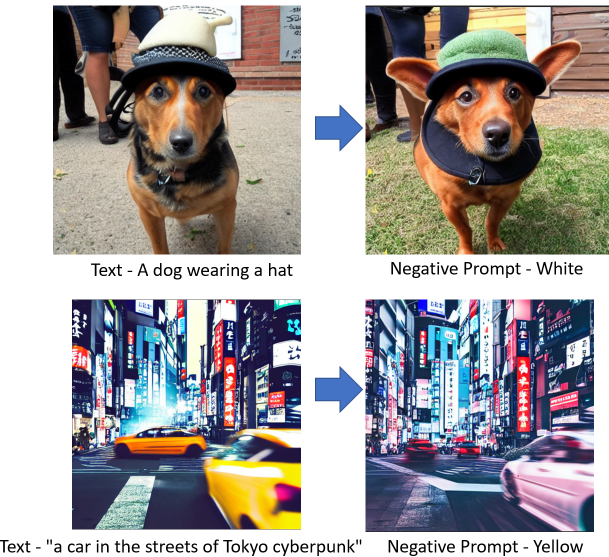
#> input picture img/1_NegativePrompt.png, 1218 x 1114 px, given in place of mask.jpeg, which was not available (shown at 1/2 size)
$ jupyter execute --allow-errors 4_DiffEdit_v2.ipynb   (shell and % lines are left out)   (text cells are left out)
#> lines starting #> are read from the running program, lines starting #| are printed output that depends on the picture; after the words box and inside, x2 and y2 are one past the last pixel; in counts of white or black regions, pixels touching at a corner belong together; pictures that were not available may be replaced by others from this repository, and a replacement may not be noted
[cell 1]
import torch, logging
from transformers import CLIPTextModel, CLIPTokenizer
from diffusers import AutoencoderKL, UNet2DConditionModel, LMSDiscreteScheduler, DDIMScheduler
from diffusers import StableDiffusionImg2ImgPipeline
import PIL
from PIL import Image
from pathlib import Path
from fastdownload import FastDownload
from torchvision import transforms as tfms
import numpy as np
import cv2

from tqdm.auto import tqdm
import matplotlib.pyplot as plt
from IPython.display import display

torch.manual_seed(1)
#> (this line was passed over: torch is not available in this run)
#> (the rest of this cell did not finish here and is left out)

#> (a cell that did not finish here is left out)

#> (a cell that did not finish here is left out)

#> (a cell that did not finish here is left out)

[cell 5]
def load_image(p):
    return Image.open(p).convert('RGB').resize((512,512))

def latents_to_pil(latents):
    return vae.decode(1 / 0.18215 * latents).sample

# [26 lines left out: functions preprocess, preprocess, text_enc, mk_img, not called in this run]

#> (a cell that did not finish here is left out)

#> (a cell that did not finish here is left out)

[cell 8]
# [23 lines left out: function get_noisy_pred, not called in this run]

[cell 9]
n = 30
diff = {}
#> (the rest of this cell did not finish here and is left out)

#> (a cell that did not finish here is left out)

#> (a cell that did not finish here is left out)

[cell 12]
del diff

[cell 13]
image = cv2.imread('./img/mask.jpeg') # Load your image in here
#> image is the input picture: shape (1114, 1218, 3); mean B, G, R 157.3, 158.2, 162.6
image = cv2.cvtColor(image, cv2.COLOR_BGR2GRAY)
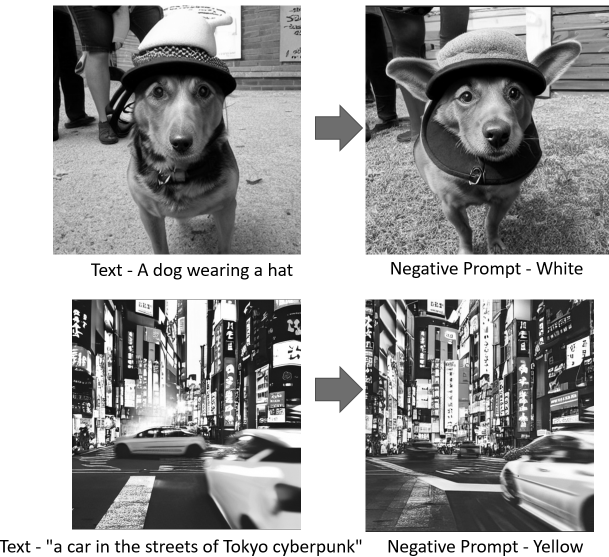
#> image: shape (1114, 1218) (shown at 1/2 size); min 0, max 255, mean 159.4
# Your code to threshold
image = cv2.adaptiveThreshold(image, 255, cv2.ADAPTIVE_THRESH_GAUSSIAN_C, cv2.THRESH_BINARY_INV, 45, 0)
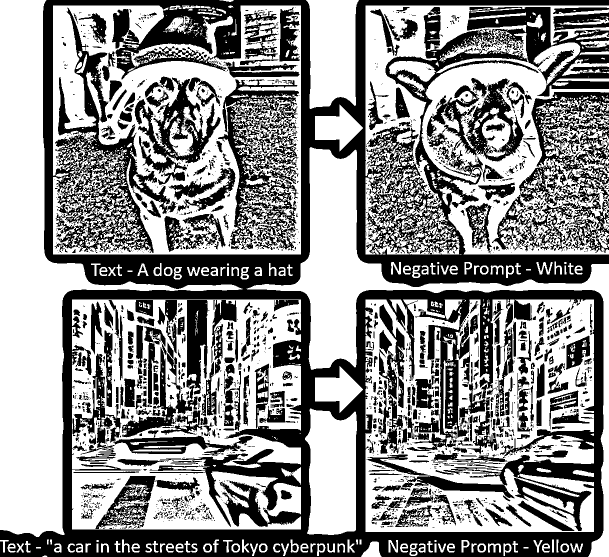
#> image: shape (1114, 1218) (shown at 1/2 size); 56.3% white; 2335 black regions (1722 under 20 px), largest, box (x1, y1, x2, y2) and area: (0, 0, 1218, 1114) 356999, (984, 184, 1218, 506) 25617, (436, 158, 598, 501) 22746

# Perform morphology
se = np.ones((0,0), dtype='uint8')
image_close = cv2.morphologyEx(image, cv2.MORPH_CLOSE, se)
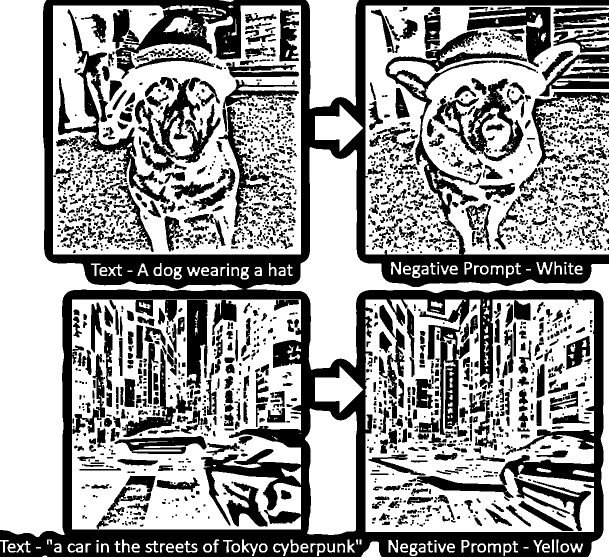
#> image_close: shape (1114, 1218) (shown at 1/2 size); 61% white; 2224 black regions (908 under 20 px), largest, box (x1, y1, x2, y2) and area: (0, 0, 1218, 1114) 258852, (112, 19, 340, 408) 11938, (865, 157, 1047, 323) 8691
image_close = abs(image_close - 255)
#> (the rest of this cell did not finish here and is left out)
